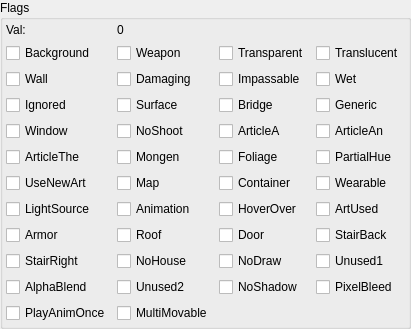
       <widget class="QGroupBox" name="groupBox_flags">
        <property name="title">
         <string>Flags</string>
        </property>
        <layout class="QGridLayout" name="gridLayout_4">
         <property name="leftMargin">
          <number>3</number>
         </property>
         <property name="topMargin">
          <number>3</number>
         </property>
         <property name="rightMargin">
          <number>3</number>
         </property>
         <property name="bottomMargin">
          <number>3</number>
         </property>
         <item row="0" column="0">
          <layout class="QGridLayout" name="gridLayout_3">
           <item row="5" column="0">
            <widget class="QCheckBox" name="checkBox_flag_ArticleThe">
             <property name="text">
              <string>ArticleThe</string>
             </property>
            </widget>
           </item>
           <item row="10" column="0">
            <widget class="QCheckBox" name="checkBox_flag_AlphaBlend">
             <property name="text">
              <string>AlphaBlend</string>
             </property>
            </widget>
           </item>
           <item row="1" column="2">
            <widget class="QCheckBox" name="checkBox_flag_Transparent">
             <property name="text">
              <string>Transparent</string>
             </property>
            </widget>
           </item>
           <item row="2" column="0">
            <widget class="QCheckBox" name="checkBox_flag_Wall">
             <property name="text">
              <string>Wall</string>
             </property>
            </widget>
           </item>
           <item row="4" column="1">
            <widget class="QCheckBox" name="checkBox_flag_NoShoot">
             <property name="text">
              <string>NoShoot</string>
             </property>
            </widget>
           </item>
           <item row="8" column="1">
            <widget class="QCheckBox" name="checkBox_flag_Roof">
             <property name="text">
              <string>Roof</string>
             </property>
            </widget>
           </item>
           <item row="6" column="2">
            <widget class="QCheckBox" name="checkBox_flag_Container">
             <property name="text">
              <string>Container</string>
             </property>
            </widget>
           </item>
           <item row="3" column="0">
            <widget class="QCheckBox" name="checkBox_flag_Ignored">
             <property name="text">
              <string>Ignored</string>
             </property>
            </widget>
           </item>
           <item row="5" column="1">
            <widget class="QCheckBox" name="checkBox_flag_Mongen">
             <property name="text">
              <string>Mongen</string>
             </property>
            </widget>
           </item>
           <item row="8" column="0">
            <widget class="QCheckBox" name="checkBox_flag_Armor">
             <property name="text">
              <string>Armor</string>
             </property>
            </widget>
           </item>
           <item row="3" column="2">
            <widget class="QCheckBox" name="checkBox_flag_Bridge">
             <property name="text">
              <string>Bridge</string>
             </property>
            </widget>
           </item>
           <item row="8" column="2">
            <widget class="QCheckBox" name="checkBox_flag_Door">
             <property name="text">
              <string>Door</string>
             </property>
            </widget>
           </item>
           <item row="6" column="3">
            <widget class="QCheckBox" name="checkBox_flag_Wearable">
             <property name="text">
              <string>Wearable</string>
             </property>
            </widget>
           </item>
           <item row="9" column="0">
            <widget class="QCheckBox" name="checkBox_flag_StairRight">
             <property name="text">
              <string>StairRight</string>
             </property>
            </widget>
           </item>
           <item row="1" column="0">
            <widget class="QCheckBox" name="checkBox_flag_Background">
             <property name="text">
              <string>Background</string>
             </property>
            </widget>
           </item>
           <item row="1" column="1">
            <widget class="QCheckBox" name="checkBox_flag_Weapon">
             <property name="text">
              <string>Weapon</string>
             </property>
            </widget>
           </item>
           <item row="2" column="1">
            <widget class="QCheckBox" name="checkBox_flag_Damaging">
             <property name="text">
              <string>Damaging</string>
             </property>
            </widget>
           </item>
           <item row="9" column="3">
            <widget class="QCheckBox" name="checkBox_flag_Unused1">
             <property name="text">
              <string>Unused1</string>
             </property>
            </widget>
           </item>
           <item row="7" column="2">
            <widget class="QCheckBox" name="checkBox_flag_HoverOver">
             <property name="text">
              <string>HoverOver</string>
             </property>
            </widget>
           </item>
           <item row="7" column="1">
            <widget class="QCheckBox" name="checkBox_flag_Animation">
             <property name="text">
              <string>Animation</string>
             </property>
            </widget>
           </item>
           <item row="10" column="2">
            <widget class="QCheckBox" name="checkBox_flag_NoShadow">
             <property name="text">
              <string>NoShadow</string>
             </property>
            </widget>
           </item>
           <item row="5" column="3">
            <widget class="QCheckBox" name="checkBox_flag_PartialHue">
             <property name="text">
              <string>PartialHue</string>
             </property>
            </widget>
           </item>
           <item row="9" column="1">
            <widget class="QCheckBox" name="checkBox_flag_NoHouse">
             <property name="text">
              <string>NoHouse</string>
             </property>
            </widget>
           </item>
           <item row="7" column="3">
            <widget class="QCheckBox" name="checkBox_flag_ArtUsed">
             <property name="text">
              <string>ArtUsed</string>
             </property>
            </widget>
           </item>
           <item row="7" column="0">
            <widget class="QCheckBox" name="checkBox_flag_LightSource">
             <property name="text">
              <string>LightSource</string>
             </property>
            </widget>
           </item>
           <item row="8" column="3">
            <widget class="QCheckBox" name="checkBox_flag_StairBack">
             <property name="text">
              <string>StairBack</string>
             </property>
            </widget>
           </item>
           <item row="10" column="1">
            <widget class="QCheckBox" name="checkBox_flag_Unused2">
             <property name="text">
              <string>Unused2</string>
             </property>
            </widget>
           </item>
           <item row="2" column="2">
            <widget class="QCheckBox" name="checkBox_flag_Impassable">
             <property name="text">
              <string>Impassable</string>
             </property>
            </widget>
           </item>
           <item row="3" column="1">
            <widget class="QCheckBox" name="checkBox_flag_Surface">
             <property name="text">
              <string>Surface</string>
             </property>
            </widget>
           </item>
           <item row="5" column="2">
            <widget class="QCheckBox" name="checkBox_flag_Foliage">
             <property name="text">
              <string>Foliage</string>
             </property>
            </widget>
           </item>
           <item row="9" column="2">
            <widget class="QCheckBox" name="checkBox_flag_NoDraw">
             <property name="text">
              <string>NoDraw</string>
             </property>
            </widget>
           </item>
           <item row="6" column="0">
            <widget class="QCheckBox" name="checkBox_flag_UseNewArt">
             <property name="text">
              <string>UseNewArt</string>
             </property>
            </widget>
           </item>
           <item row="10" column="3">
            <widget class="QCheckBox" name="checkBox_flag_PixelBleed">
             <property name="text">
              <string>PixelBleed</string>
             </property>
            </widget>
           </item>
           <item row="11" column="0">
            <widget class="QCheckBox" name="checkBox_flag_PlayAnimOnce">
             <property name="text">
              <string>PlayAnimOnce</string>
             </property>
            </widget>
           </item>
           <item row="1" column="3">
            <widget class="QCheckBox" name="checkBox_flag_Translucent">
             <property name="text">
              <string>Translucent</string>
             </property>
            </widget>
           </item>
           <item row="4" column="2">
            <widget class="QCheckBox" name="checkBox_flag_ArticleA">
             <property name="text">
              <string>ArticleA</string>
             </property>
            </widget>
           </item>
           <item row="4" column="0">
            <widget class="QCheckBox" name="checkBox_flag_Window">
             <property name="text">
              <string>Window</string>
             </property>
            </widget>
           </item>
           <item row="6" column="1">
            <widget class="QCheckBox" name="checkBox_flag_Map">
             <property name="text">
              <string>Map</string>
             </property>
            </widget>
           </item>
           <item row="11" column="1">
            <widget class="QCheckBox" name="checkBox_flag_MultiMovable">
             <property name="text">
              <string>MultiMovable</string>
             </property>
            </widget>
           </item>
           <item row="4" column="3">
            <widget class="QCheckBox" name="checkBox_flag_ArticleAn">
             <property name="text">
              <string>ArticleAn</string>
             </property>
            </widget>
           </item>
           <item row="2" column="3">
            <widget class="QCheckBox" name="checkBox_flag_Wet">
             <property name="text">
              <string>Wet</string>
             </property>
            </widget>
           </item>
           <item row="3" column="3">
            <widget class="QCheckBox" name="checkBox_flag_Generic">
             <property name="text">
              <string>Generic</string>
             </property>
            </widget>
           </item>
           <item row="0" column="0">
            <widget class="QLabel" name="label_flags">
             <property name="text">
              <string>Val:</string>
             </property>
            </widget>
           </item>
           <item row="0" column="1">
            <widget class="QLabel" name="label_flags_val">
             <property name="text">
              <string>0</string>
             </property>
            </widget>
           </item>
          </layout>
         </item>
        </layout>
       </widget>
